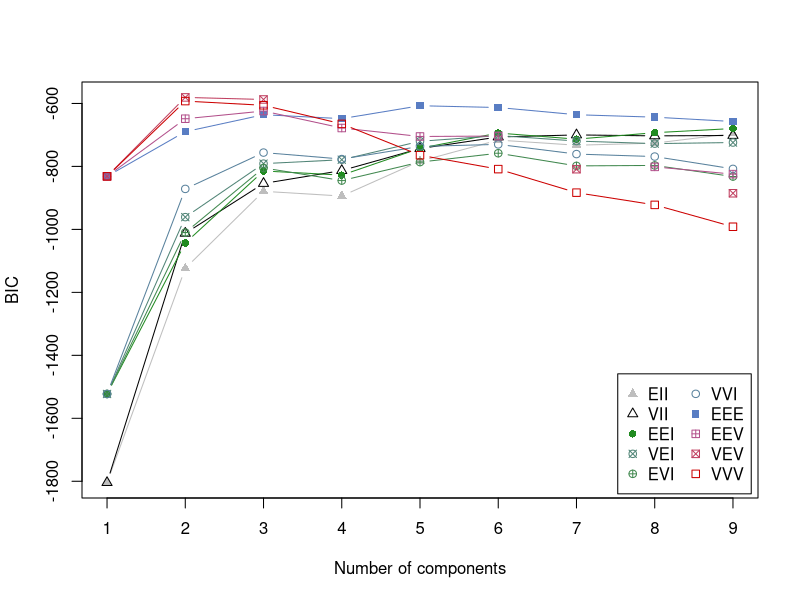
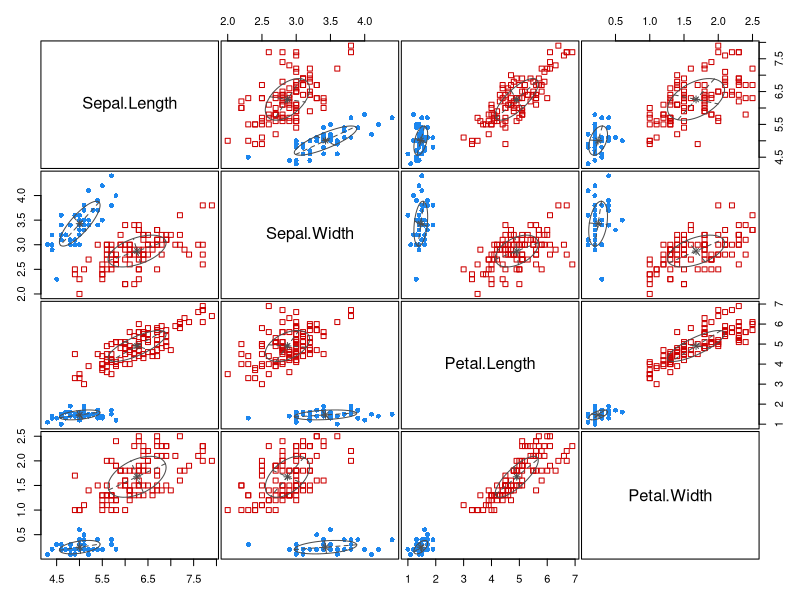
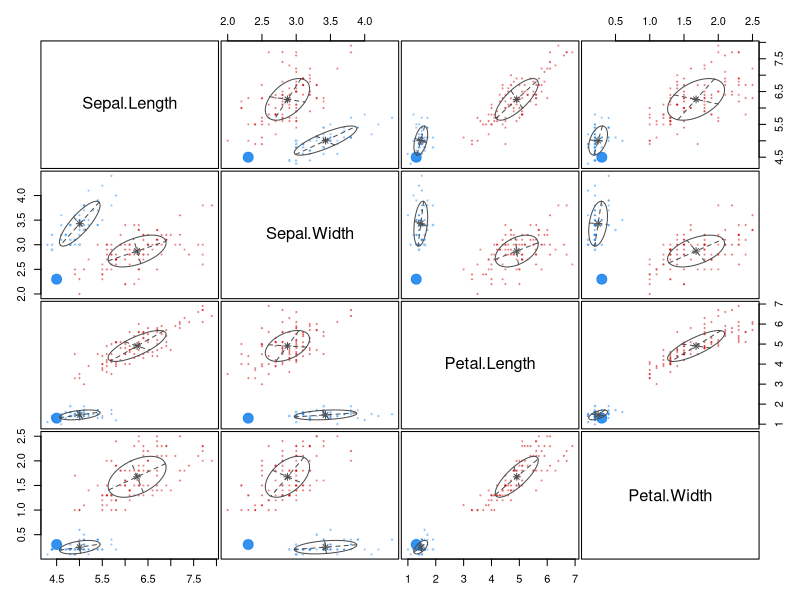
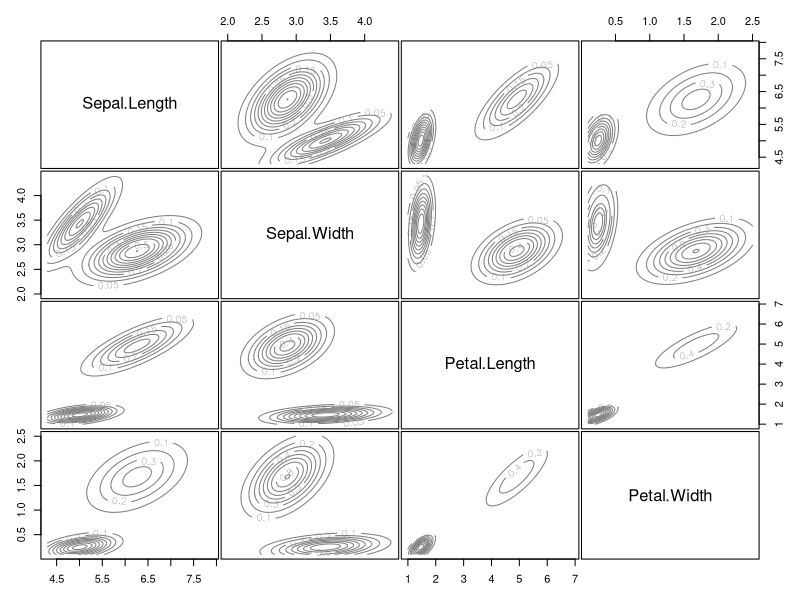

R code for these plots, in order:
# MoG exercise, Iris dataset

# Clear the workspace
rm(list = ls())
# Print line numbers in case of error
options(error=traceback)

# Load required library
library("mclust")


# Read the dataset
newiris <- iris
patterns <- newiris[c("Sepal.Length", "Sepal.Width", "Petal.Length", "Petal.Width")]


# Choose the optimal MoG according to BIC
modelMclust <- Mclust(patterns,prior=priorControl())
plot(modelMclust)
summary(modelMclust)
